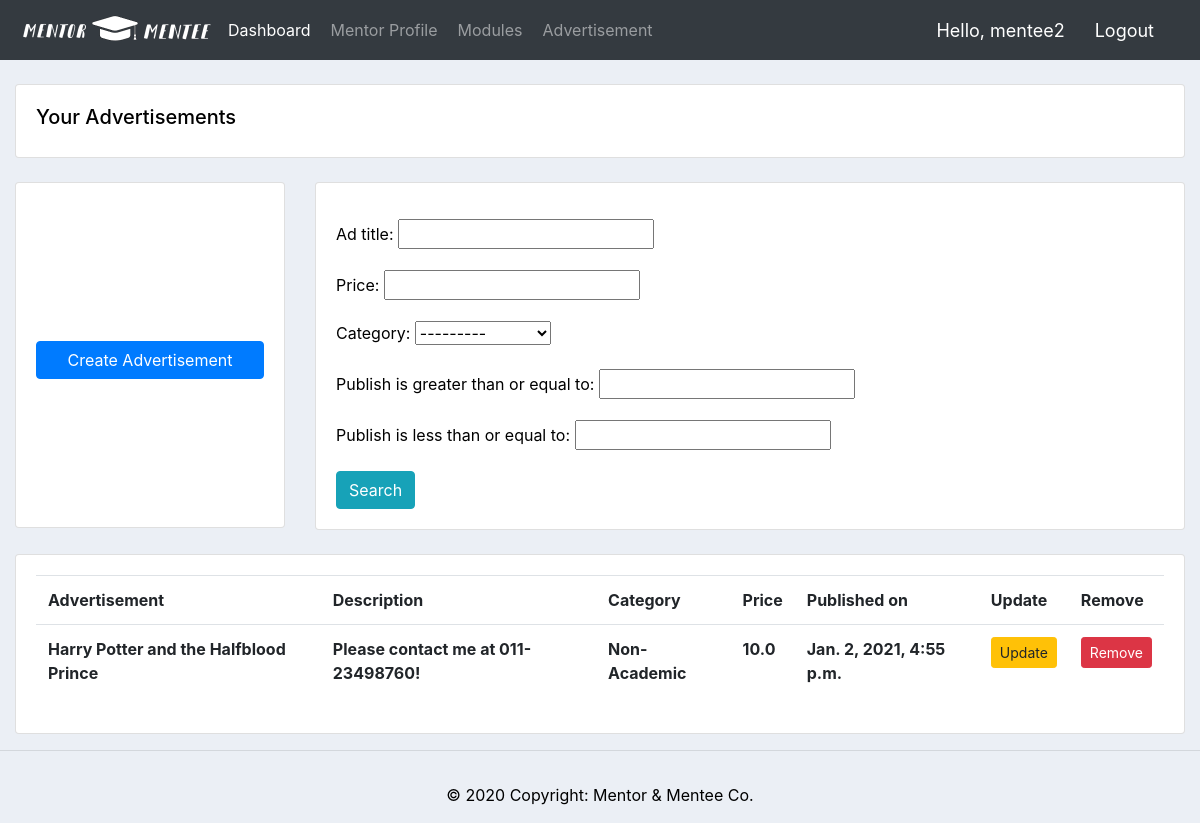
Screenshot of /user_ad/1/ (signed in) with the database file from the repository.
### accounts/models.py (models this page shows, shortened)
class Ad(models.Model):
	CATEGORY = (
			('Academic', 'Academic'),
			('Non-Academic', 'Non-Academic'),
			)
	mentee = models.ForeignKey(Mentee, null=True, on_delete=models.SET_NULL)
	ad_title = models.CharField(max_length=200, null=True)
	price = models.FloatField(null=True)
	category = models.CharField(max_length=200, null=True, choices=CATEGORY)
	description = models.TextField(blank=True, null=True)
	publish = models.DateTimeField(auto_now_add=True, null=True)

### accounts/decorators.py (the view)
		def wrapper_func(request, *args, **kwargs):
			group = None
			if request.user.groups.exists():
				group = request.user.groups.all()[0].name
			if group in allowed_roles:
				return view_func(request, *args, **kwargs)
			else:
				return HttpResponse('You are not authorized to view this page')

### accounts/views.py (called while the page is built)
@login_required(login_url='login')
@allowed_users(allowed_roles=['mentor','mentee'])
def userAd(request, pk):
	mentee = Mentee.objects.get(id=pk)
	ads = mentee.ad_set.all()
	myFilter = AdFilter2(request.GET, queryset=ads)
	ads = myFilter.qs
	context = {'ads': ads, 'mentee':mentee, 'myFilter': myFilter}
	return render(request, 'accounts/user_ad.html', context)

### accounts/templates/accounts/user_ad.html
{% extends 'accounts/main.html' %}
{% block content %}
<br>
<div class="card card-body">
	<h5>Your Advertisements</h5>
</div>
<br>
<div class="row">
	<div class="col-md-3">
		<div class="card card-body" style="padding-bottom: 100px;">
			<br>
			<br>
			<a class="btn btn-primary" style="margin-top: 90px;" href="{% url 'create_ad' mentee.id %}">Create Advertisement</a>
			<br>
			<br>
		</div>
	</div>
<br>
	<div class="col-md">
		<div class="card card-body">
			<form method="get">
				<p>{{myFilter.form.as_p}}</p>
				<button class="btn btn-info btn-big" type="submit">Search</button>
			</form>
		</div>
	</div>
</div>
<br>
	<div class="card card-body">
			<table class="table">
				<tr>
					<th>Advertisement</th>
					<th>Description</th>
					<th>Category</th>
					<th>Price</th>
					<th>Published on</th>
					<th>Update</th>
					<th>Remove</th>
				</tr>
			{% for ad in ads %}
					<tr>
						<th>{{ad.ad_title}}</th>
						<th>{{ad.description}}</th>
						<th>{{ad.category}}</th>
						<th>{{ad.price}}</th>
						<th>{{ad.publish}}</th>
						<td><a class="btn btn-sm btn-warning" href="{% url 'update_ad' ad.id %}">Update</a></td>
						<td><a class="btn btn-sm btn-danger" href="{% url 'delete_ad' ad.id %}">Remove</a></td>
					</tr>
				{% endfor %}
			</table>
	</div>
{% endblock %}

### accounts/templates/accounts/navbar.html (shortened to what this page needs)
{% load static %}
<nav class="navbar navbar-expand-lg navbar-dark bg-dark">
  <img src="{% static 'images/logo.png' %}">
 <div class="collapse navbar-collapse" id="navbarNav">
    <ul class="navbar-nav">
      {% if request.user.is_staff %}
      <li class="nav-item active">
        <a class="nav-link" style="padding: 10px;" href="{% url 'home' %}">Dashboard</a>
      </li>
      <li class="nav-item">
        <a class="nav-link" style="padding: 10px;" href="{% url 'products' %}">Products</a>
      </li>
      {% else %}
      <li class="nav-item active">
        <a class="nav-link" style="padding: 10px;" href="{% url 'mentor-page' %}">Dashboard</a>
      </li>
       <li class="nav-item">
        <a class="nav-link" style="padding: 10px;" href="{% url 'mentor_account' %}">Mentor Profile</a>
      </li>
      <li class="nav-item">
        <a class="nav-link" style="padding: 10px;" href="{% url 'mentor_modules' %}">Modules</a>
      </li>
      <li class="nav-item">
        <a class="nav-link" style="padding: 10px;" href="{% url 'ads2' %}">Advertisement</a>
      </li>
      {% endif %}
    </ul>
  </div>
<span class="hello-msg">Hello, {{request.user}}</span>
<span><a class="hello-msg" href="{% url 'logout' %}">Logout</a></span>
</nav>

### static/css/main.css (style rules this page uses)
body { background-color: #ebeff5; }
nav a { padding: 10px; }

### accounts/templates/accounts/main.html (style rules this page uses)
body { background-color: #ebeff5; color: black; overflow: scroll; }

### accounts/templates/accounts/navbar.html (style rules this page uses)
.hello-msg { font-size: 18px; color: #fff; margin-right: 20px; }

### rows the page displays
Ad: ad_title "Harry Potter and the Halfblood Prince", description "Please contact me at 011-23498760!", category "Non-Academic", price "10.0", publish "Jan. 2, 2021, 4:55 p.m."

### other values shown
{{ request.user }} "mentee2"
